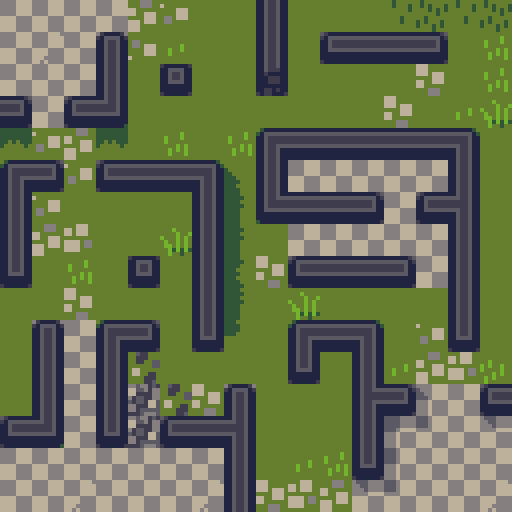

A level layout from a 2D game, rendered from its tile map. Below: a short description, then the map file with tile-grid data replaced by summaries:
An orthogonal 16x16 tile map with 32x32 px tiles, 2 tile layers (Top, Bottom).

<map version="1.0" orientation="orthogonal" renderorder="right-down" width="16" height="16" tilewidth="32" tileheight="32" nextobjectid="1">
 <tileset firstgid="1" name="tileset" tilewidth="32" tileheight="32" tilecount="576">
  <image source="tileset.png" width="1024" height="576" />
 </tileset>
 <layer name="Top" width="16" height="16">
  <data>[256 cells, 256 non-empty, 2 distinct tile ids]</data>
 </layer>
 <layer name="Bottom" width="16" height="16">
  <data>[256 cells, 256 non-empty, 114 distinct tile ids]</data>
 </layer>
</map>